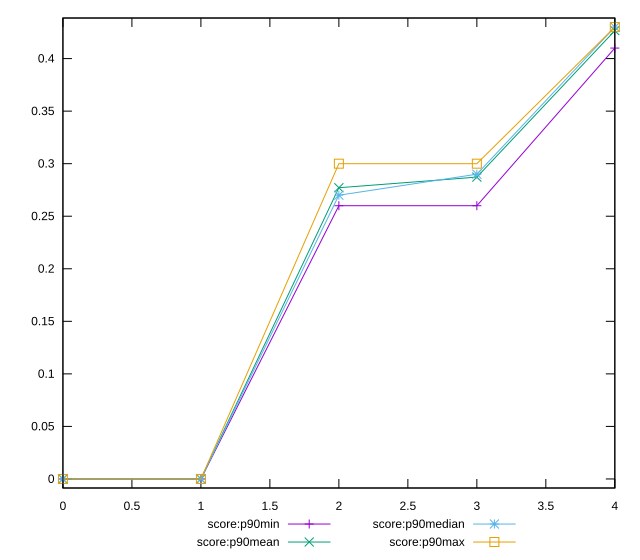

Here is the gnuplot script that generated this plot:
reset

$scoreP90Min <<EOF
0 0
1 0
2 0.26
3 0.26
4 0.41
EOF

$scoreP90Mean <<EOF
0 0
1 0
2 0.2771276595744678
3 0.28723404255319107
4 0.4265957446808509
EOF

$scoreP90Median <<EOF
0 0
1 0
2 0.27
3 0.29
4 0.43
EOF

$scoreP90Max <<EOF
0 0
1 0
2 0.3
3 0.3
4 0.43
EOF

set key outside below
set xrange [0:4]
set yrange [-0.0086:0.4386]
set trange [-0.0086:0.4386]
set terminal svg size 640, 560 enhanced background rgb 'white'
set output "report_00019_2021-02-10T18-14-37.922Z//uses-text-compression/progression/score.svg"

plot $scoreP90Min title "score:p90min" with linespoints, \
     $scoreP90Mean title "score:p90mean" with linespoints, \
     $scoreP90Median title "score:p90median" with linespoints, \
     $scoreP90Max title "score:p90max" with linespoints

reset
